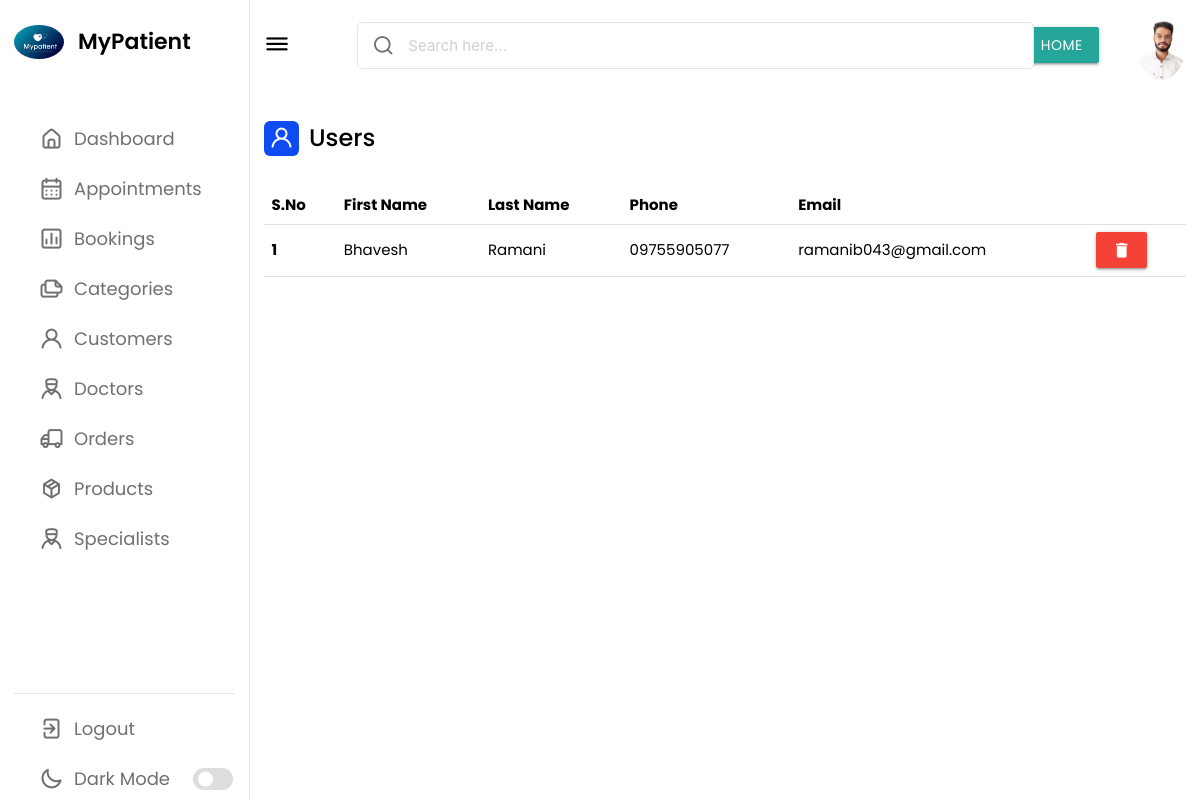
/adminuser/, run on an earlier commit of the app's database.
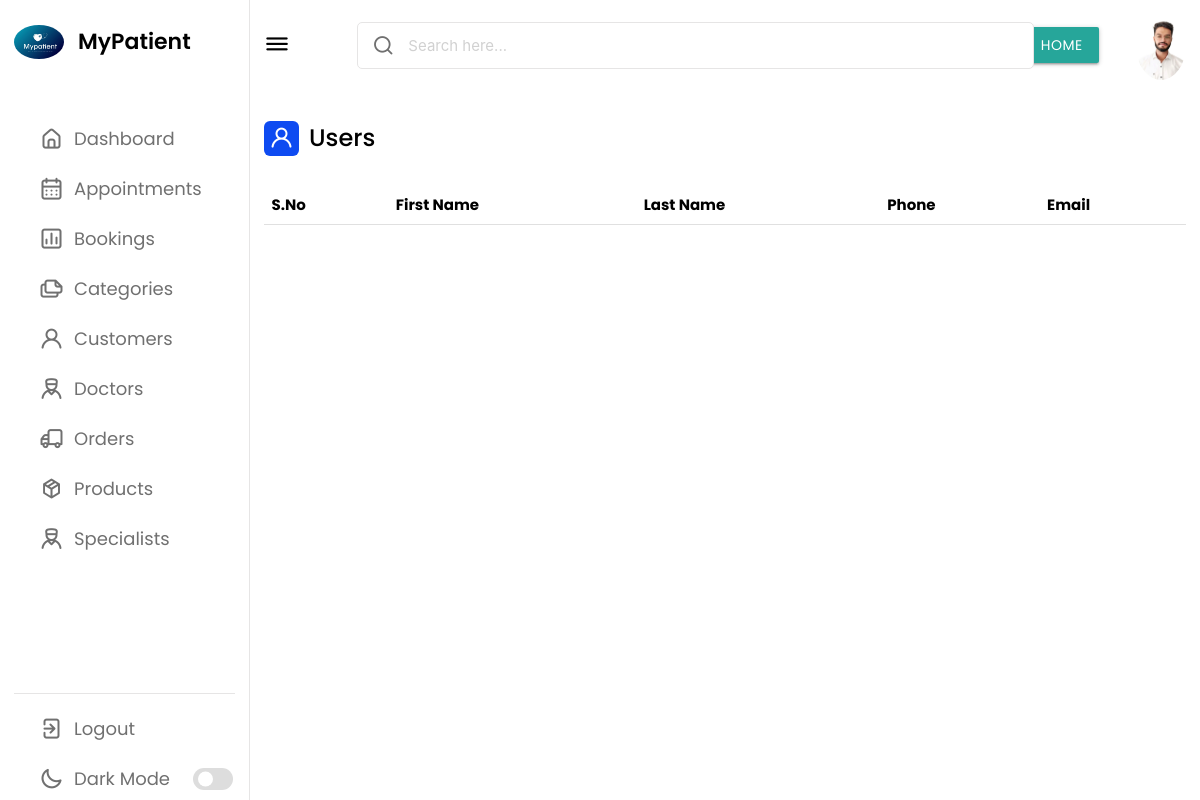
And on a later commit of the database.
### minor/models.py (models this page shows, shortened)
class Customer(models.Model):
    first_name = models.CharField(max_length=50)
    last_name = models.CharField(max_length=50)
    phone = models.CharField(max_length=15)
    email = models.EmailField()
    password = models.CharField(max_length=500)

### minor/views.py (the view)
# urls.py: path('adminuser/', adminusers, name='adminuser'),
def adminusers(request):
    objs1 = Customer.objects.all()
    return render(request, 'adminusers.html', {'objs1' : objs1})

### minor/templates/adminusers.html (shortened to what the changed rows need)
<!DOCTYPE html>
<html lang="en">
  <head>
    <link rel="stylesheet" href="https://cdn.jsdelivr.net/npm/bootstrap@5.3.3/dist/css/bootstrap.rtl.min.css">
    <link
    rel="stylesheet"
    href="https://cdnjs.cloudflare.com/ajax/libs/materialize/1.0.0/css/materialize.min.css"
  />
    {% load static %}
    <link rel="stylesheet" href="{% static 'dashboard.css'%}" />
    <link
      rel="stylesheet"
      href="https://unicons.iconscout.com/release/v4.0.0/css/line.css"
    />
  </head>
  <body>
    <section class="dashboard">
      <div class="dash-content">
        <div class="overview">
          <div class="boxes">
            <table class="table">
                <thead class="thead-dark">
                  <tr>
                    <th scope="col">S.No</th>
                    <th scope="col">First Name</th>
                    <th scope="col">Last Name</th>
                    <th scope="col">Phone</th>
                    <th scope="col">Email</th>
                  </tr>
                </thead>
                <tbody>
                    {% for obj in objs1%}
                  <tr>
                    <th>{{ forloop.counter }}</th>
                    <td>{{obj.first_name}}</td>
                    <td>{{obj.last_name}}</td>
                    <td>{{obj.phone}}</td>
                    <td>{{obj.email}}</td>
                    <td>
                        <a href="{% url 'delete_user' obj.id %}" class="waves-effect red waves-light btn"> <i class="material-icons">delete</i></a>
                    </td>
                  </tr>
                  {% endfor %}
                </tbody>
              </table>
    </section>
  </body>
</html>

What changed in the data, as far as the page shows it:
removed Customer: first_name "Bhavesh", last_name "Ramani", phone "09755905077", email "ramanib043@gmail.com"
